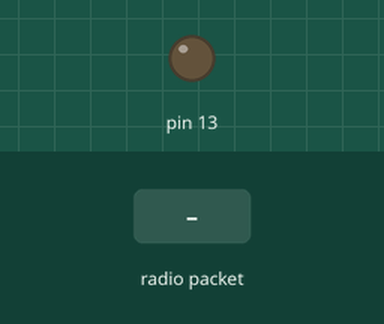
Simulated run of this sketch. Board: Arduino Uno, built with avr-gcc and run on an emulated ATmega328P. Shown: output pins drawn as LEDs (lit = HIGH). Inputs (shaded band) come from the test bench. No radio packets arrive unless stated; what the sketch prints to the serial monitor is not drawn.

Above: at 3.2 s.
3.3 s: radio packet "1" arrives
At 3.9 s:
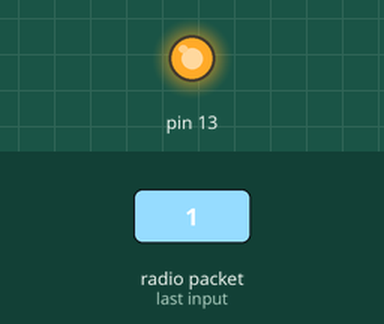
Timing chart, 0 to 9.8 s (numbered marks = the images above; inputs shaded):
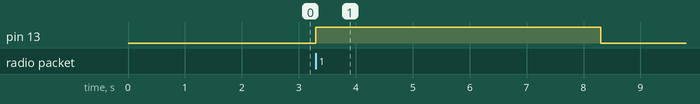

Measured:
- after the input at 3.3 s, pin 13: LOW → HIGH at once, → LOW 5.0 s later

The sketch:

RF_receiver.ino
```cpp
/*
    This code receives a payload from another devices using
    an RF receiver

    Made by Lucas Mina: https://github.com/Lucasfmina
*/

#include <VirtualWire.h>

byte message[VW_MAX_MESSAGE_LEN];     //Store received messages
byte msgLength = VW_MAX_MESSAGE_LEN;  //Store received messages' lenght


void setup()   {
  Serial.begin(115200);
    vw_set_rx_pin(5);
    vw_setup(2000);             // Bits per sec
    vw_rx_start();

  pinMode(13,OUTPUT);
  Serial.print("Waiting...");
  delay(2000);

}

void loop()
{
uint8_t message[VW_MAX_MESSAGE_LEN];
uint8_t msgLength = VW_MAX_MESSAGE_LEN;


    if (vw_get_message(message, &msgLength))   {
        Serial.print("Received: ");
        digitalWrite(13,HIGH);
        delay(5000);
        digitalWrite(13,LOW);
        for (int i = 0; i < msgLength; i++) {
          Serial.write(message[i]);
       }
    Serial.println();
    }
}
```
